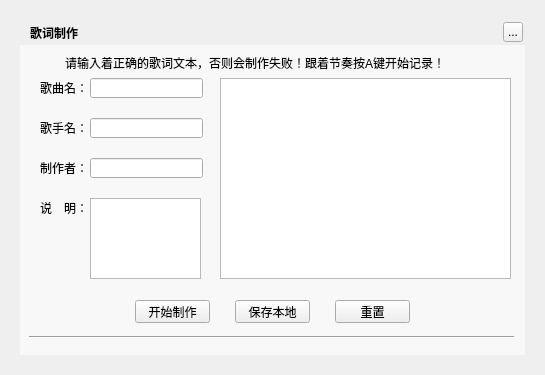
<?xml version="1.0" encoding="UTF-8"?>
<ui version="4.0">
 <class>MusicLrcMakerWidget</class>
 <widget class="QWidget" name="MusicLrcMakerWidget">
  <property name="geometry">
   <rect>
    <x>0</x>
    <y>0</y>
    <width>545</width>
    <height>375</height>
   </rect>
  </property>
  <property name="windowTitle">
   <string>Form</string>
  </property>
  <widget class="QLabel" name="background">
   <property name="geometry">
    <rect>
     <x>20</x>
     <y>20</y>
     <width>505</width>
     <height>335</height>
    </rect>
   </property>
   <property name="text">
    <string/>
   </property>
  </widget>
  <widget class="QLabel" name="topTitleName">
   <property name="geometry">
    <rect>
     <x>30</x>
     <y>20</y>
     <width>71</width>
     <height>25</height>
    </rect>
   </property>
   <property name="styleSheet">
    <string notr="true">color:&quot;#FFFFFF&quot;;font-weight:bold</string>
   </property>
   <property name="text">
    <string>歌词制作</string>
   </property>
  </widget>
  <widget class="QToolButton" name="topTitleCloseButton">
   <property name="geometry">
    <rect>
     <x>503</x>
     <y>22</y>
     <width>20</width>
     <height>20</height>
    </rect>
   </property>
   <property name="text">
    <string>...</string>
   </property>
  </widget>
  <widget class="Line" name="line_2">
   <property name="geometry">
    <rect>
     <x>29</x>
     <y>335</y>
     <width>485</width>
     <height>5</height>
    </rect>
   </property>
   <property name="orientation">
    <enum>Qt::Horizontal</enum>
   </property>
  </widget>
  <widget class="QLabel" name="artNameLabel">
   <property name="geometry">
    <rect>
     <x>40</x>
     <y>120</y>
     <width>51</width>
     <height>16</height>
    </rect>
   </property>
   <property name="text">
    <string>歌手名：</string>
   </property>
  </widget>
  <widget class="QLineEdit" name="artNameEdit">
   <property name="geometry">
    <rect>
     <x>90</x>
     <y>118</y>
     <width>113</width>
     <height>20</height>
    </rect>
   </property>
  </widget>
  <widget class="QLabel" name="songNameLabel">
   <property name="geometry">
    <rect>
     <x>40</x>
     <y>80</y>
     <width>51</width>
     <height>16</height>
    </rect>
   </property>
   <property name="text">
    <string>歌曲名：</string>
   </property>
  </widget>
  <widget class="QLineEdit" name="songNameEdit">
   <property name="geometry">
    <rect>
     <x>90</x>
     <y>78</y>
     <width>113</width>
     <height>20</height>
    </rect>
   </property>
  </widget>
  <widget class="QLabel" name="authorNameLabel">
   <property name="geometry">
    <rect>
     <x>40</x>
     <y>160</y>
     <width>51</width>
     <height>16</height>
    </rect>
   </property>
   <property name="text">
    <string>制作者：</string>
   </property>
  </widget>
  <widget class="QLineEdit" name="authorNameEdit">
   <property name="geometry">
    <rect>
     <x>90</x>
     <y>158</y>
     <width>113</width>
     <height>20</height>
    </rect>
   </property>
  </widget>
  <widget class="QTextEdit" name="lrcTextEdit">
   <property name="geometry">
    <rect>
     <x>220</x>
     <y>78</y>
     <width>291</width>
     <height>201</height>
    </rect>
   </property>
  </widget>
  <widget class="QTextEdit" name="introductionTextEdit">
   <property name="geometry">
    <rect>
     <x>90</x>
     <y>198</y>
     <width>111</width>
     <height>81</height>
    </rect>
   </property>
  </widget>
  <widget class="QLabel" name="introductionLabel">
   <property name="geometry">
    <rect>
     <x>40</x>
     <y>200</y>
     <width>51</width>
     <height>16</height>
    </rect>
   </property>
   <property name="text">
    <string>说　明：</string>
   </property>
  </widget>
  <widget class="QPushButton" name="makeButton">
   <property name="geometry">
    <rect>
     <x>135</x>
     <y>300</y>
     <width>75</width>
     <height>23</height>
    </rect>
   </property>
   <property name="text">
    <string>开始制作</string>
   </property>
  </widget>
  <widget class="QPushButton" name="saveButton">
   <property name="geometry">
    <rect>
     <x>235</x>
     <y>300</y>
     <width>75</width>
     <height>23</height>
    </rect>
   </property>
   <property name="text">
    <string>保存本地</string>
   </property>
  </widget>
  <widget class="QPushButton" name="reviewButton">
   <property name="geometry">
    <rect>
     <x>335</x>
     <y>300</y>
     <width>75</width>
     <height>23</height>
    </rect>
   </property>
   <property name="text">
    <string>重置</string>
   </property>
  </widget>
  <widget class="QLabel" name="llrcIntroductionLabel">
   <property name="geometry">
    <rect>
     <x>65</x>
     <y>55</y>
     <width>400</width>
     <height>15</height>
    </rect>
   </property>
   <property name="text">
    <string>请输入着正确的歌词文本，否则会制作失败！跟着节奏按A键开始记录！</string>
   </property>
  </widget>
  <widget class="QWidget" name="backgroundMask" native="true">
   <property name="geometry">
    <rect>
     <x>20</x>
     <y>45</y>
     <width>505</width>
     <height>310</height>
    </rect>
   </property>
   <property name="styleSheet">
    <string notr="true">background:rgba(255,255,255,150)</string>
   </property>
  </widget>
  <zorder>background</zorder>
  <zorder>backgroundMask</zorder>
  <zorder>topTitleName</zorder>
  <zorder>topTitleCloseButton</zorder>
  <zorder>line_2</zorder>
  <zorder>artNameLabel</zorder>
  <zorder>artNameEdit</zorder>
  <zorder>songNameLabel</zorder>
  <zorder>songNameEdit</zorder>
  <zorder>authorNameLabel</zorder>
  <zorder>authorNameEdit</zorder>
  <zorder>lrcTextEdit</zorder>
  <zorder>introductionTextEdit</zorder>
  <zorder>introductionLabel</zorder>
  <zorder>makeButton</zorder>
  <zorder>saveButton</zorder>
  <zorder>reviewButton</zorder>
  <zorder>llrcIntroductionLabel</zorder>
 </widget>
 <resources/>
 <connections/>
</ui>
